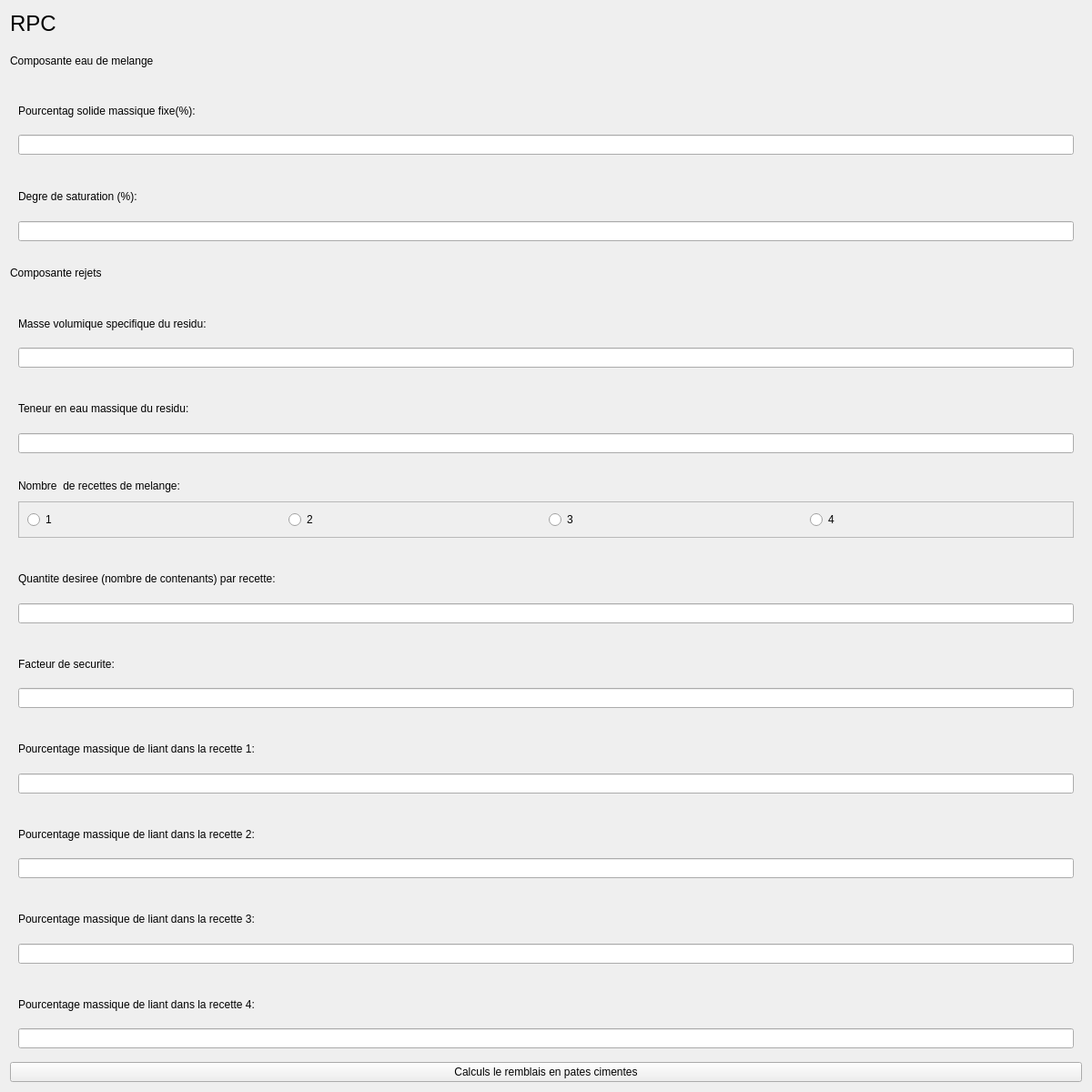
                    <widget class="QWidget" name="scrollAreaWidgetContents">
                     <property name="geometry">
                      <rect>
                       <x>0</x>
                       <y>-236</y>
                       <width>1200</width>
                       <height>1200</height>
                      </rect>
                     </property>
                     <property name="minimumSize">
                      <size>
                       <width>1200</width>
                       <height>1200</height>
                      </size>
                     </property>
                     <layout class="QVBoxLayout" name="verticalLayout_35">
                      <item>
                       <widget class="QLabel" name="label_25">
                        <property name="maximumSize">
                         <size>
                          <width>16777215</width>
                          <height>30</height>
                         </size>
                        </property>
                        <property name="font">
                         <font>
                          <pointsize>18</pointsize>
                         </font>
                        </property>
                        <property name="text">
                         <string>RPC</string>
                        </property>
                       </widget>
                      </item>
                      <item>
                       <widget class="QLabel" name="label_19">
                        <property name="maximumSize">
                         <size>
                          <width>16777215</width>
                          <height>40</height>
                         </size>
                        </property>
                        <property name="text">
                         <string>Composante eau de melange</string>
                        </property>
                       </widget>
                      </item>
                      <item>
                       <widget class="QWidget" name="widget_19" native="true">
                        <property name="maximumSize">
                         <size>
                          <width>16777215</width>
                          <height>100</height>
                         </size>
                        </property>
                        <layout class="QVBoxLayout" name="verticalLayout_36">
                         <item>
                          <widget class="QLabel" name="label_20">
                           <property name="maximumSize">
                            <size>
                             <width>16777215</width>
                             <height>40</height>
                            </size>
                           </property>
                           <property name="text">
                            <string>Pourcentag solide massique fixe(%):</string>
                           </property>
                          </widget>
                         </item>
                         <item>
                          <widget class="QLineEdit" name="lineEdit_7"/>
                         </item>
                        </layout>
                       </widget>
                      </item>
                      <item>
                       <widget class="QWidget" name="widget_20" native="true">
                        <property name="maximumSize">
                         <size>
                          <width>16777215</width>
                          <height>100</height>
                         </size>
                        </property>
                        <layout class="QVBoxLayout" name="verticalLayout_37">
                         <item>
                          <widget class="QLabel" name="label_21">
                           <property name="text">
                            <string>Degre de saturation (%):</string>
                           </property>
                          </widget>
                         </item>
                         <item>
                          <widget class="QLineEdit" name="lineEdit_8"/>
                         </item>
                        </layout>
                       </widget>
                      </item>
                      <item>
                       <widget class="QLabel" name="label_22">
                        <property name="maximumSize">
                         <size>
                          <width>16777215</width>
                          <height>40</height>
                         </size>
                        </property>
                        <property name="text">
                         <string>Composante rejets</string>
                        </property>
                       </widget>
                      </item>
                      <item>
                       <widget class="QWidget" name="widget_21" native="true">
                        <property name="maximumSize">
                         <size>
                          <width>16777215</width>
                          <height>100</height>
                         </size>
                        </property>
                        <layout class="QVBoxLayout" name="verticalLayout_38">
                         <item>
                          <widget class="QLabel" name="label_23">
                           <property name="text">
                            <string>Masse volumique specifique du residu:</string>
                           </property>
                          </widget>
                         </item>
                         <item>
                          <widget class="QLineEdit" name="lineEdit_9"/>
                         </item>
                        </layout>
                       </widget>
                      </item>
                      <item>
                       <widget class="QWidget" name="widget_22" native="true">
                        <property name="maximumSize">
                         <size>
                          <width>16777215</width>
                          <height>100</height>
                         </size>
                        </property>
                        <layout class="QVBoxLayout" name="verticalLayout_39">
                         <item>
                          <widget class="QLabel" name="label_24">
                           <property name="text">
                            <string>Teneur en eau massique du residu:</string>
                           </property>
                          </widget>
                         </item>
                         <item>
                          <widget class="QLineEdit" name="lineEdit_10"/>
                         </item>
                        </layout>
                       </widget>
                      </item>
                      <item>
                       <widget class="QWidget" name="widget_23" native="true">
                        <layout class="QVBoxLayout" name="verticalLayout_40">
                         <item>
                          <widget class="QLabel" name="label_26">
                           <property name="text">
                            <string>Nombre  de recettes de melange:</string>
                           </property>
                          </widget>
                         </item>
                         <item>
                          <widget class="QFrame" name="frame_6">
                           <property name="frameShape">
                            <enum>QFrame::StyledPanel</enum>
                           </property>
                           <property name="frameShadow">
                            <enum>QFrame::Raised</enum>
                           </property>
                           <layout class="QHBoxLayout" name="horizontalLayout_10">
                            <item>
                             <widget class="QRadioButton" name="radioButton_26">
                              <property name="text">
                               <string>1</string>
                              </property>
                             </widget>
                            </item>
                            <item>
                             <widget class="QRadioButton" name="radioButton_28">
                              <property name="text">
                               <string>2</string>
                              </property>
                             </widget>
                            </item>
                            <item>
                             <widget class="QRadioButton" name="radioButton_27">
                              <property name="text">
                               <string>3</string>
                              </property>
                             </widget>
                            </item>
                            <item>
                             <widget class="QRadioButton" name="radioButton_29">
                              <property name="text">
                               <string>4</string>
                              </property>
                             </widget>
                            </item>
                           </layout>
                          </widget>
                         </item>
                        </layout>
                       </widget>
                      </item>
                      <item>
                       <widget class="QWidget" name="widget_24" native="true">
                        <property name="maximumSize">
                         <size>
                          <width>16777215</width>
                          <height>100</height>
                         </size>
                        </property>
                        <layout class="QVBoxLayout" name="verticalLayout_41">
                         <item>
                          <widget class="QLabel" name="label_27">
                           <property name="text">
                            <string>Quantite desiree (nombre de contenants) par recette:</string>
                           </property>
                          </widget>
                         </item>
                         <item>
                          <widget class="QLineEdit" name="lineEdit_11"/>
                         </item>
                        </layout>
                       </widget>
                      </item>
                      <item>
                       <widget class="QWidget" name="widget_25" native="true">
                        <property name="maximumSize">
                         <size>
                          <width>16777215</width>
                          <height>100</height>
                         </size>
                        </property>
                        <layout class="QVBoxLayout" name="verticalLayout_42">
                         <item>
                          <widget class="QLabel" name="label_28">
                           <property name="text">
                            <string>Facteur de securite:</string>
                           </property>
                          </widget>
                         </item>
                         <item>
                          <widget class="QLineEdit" name="lineEdit_12"/>
                         </item>
                        </layout>
                       </widget>
                      </item>
                      <item>
                       <widget class="QWidget" name="widget_26" native="true">
                        <property name="maximumSize">
                         <size>
                          <width>16777215</width>
                          <height>100</height>
                         </size>
                        </property>
                        <layout class="QVBoxLayout" name="verticalLayout_43">
                         <item>
                          <widget class="QLabel" name="label_29">
                           <property name="text">
                            <string>Pourcentage massique de liant dans la recette 1:</string>
                           </property>
                          </widget>
                         </item>
                         <item>
                          <widget class="QLineEdit" name="lineEdit_13"/>
                         </item>
                        </layout>
                       </widget>
                      </item>
                      <item>
                       <widget class="QWidget" name="widget_27" native="true">
                        <property name="maximumSize">
                         <size>
                          <width>16777215</width>
                          <height>100</height>
                         </size>
                        </property>
                        <layout class="QVBoxLayout" name="verticalLayout_44">
                         <item>
                          <widget class="QLabel" name="label_30">
                           <property name="text">
                            <string>Pourcentage massique de liant dans la recette 2:</string>
                           </property>
                          </widget>
                         </item>
                         <item>
                          <widget class="QLineEdit" name="lineEdit_14"/>
                         </item>
                        </layout>
                       </widget>
                      </item>
                      <item>
                       <widget class="QWidget" name="widget_28" native="true">
                        <property name="maximumSize">
                         <size>
                          <width>16777215</width>
                          <height>100</height>
                         </size>
                        </property>
                        <layout class="QVBoxLayout" name="verticalLayout_45">
                         <item>
                          <widget class="QLabel" name="label_31">
                           <property name="text">
                            <string>Pourcentage massique de liant dans la recette 3:</string>
                           </property>
                          </widget>
                         </item>
                         <item>
                          <widget class="QLineEdit" name="lineEdit_15"/>
                         </item>
                        </layout>
                       </widget>
                      </item>
                      <item>
                       <widget class="QWidget" name="widget_29" native="true">
                        <property name="maximumSize">
                         <size>
                          <width>16777215</width>
                          <height>100</height>
                         </size>
                        </property>
                        <layout class="QVBoxLayout" name="verticalLayout_46">
                         <item>
                          <widget class="QLabel" name="label_32">
                           <property name="text">
                            <string>Pourcentage massique de liant dans la recette 4:</string>
                           </property>
                          </widget>
                         </item>
                         <item>
                          <widget class="QLineEdit" name="lineEdit_16"/>
                         </item>
                        </layout>
                       </widget>
                      </item>
                      <item>
                       <widget class="QPushButton" name="pushButton_19">
                        <property name="text">
                         <string>Calculs le remblais en pates cimentes</string>
                        </property>
                       </widget>
                      </item>
                     </layout>
                    </widget>
